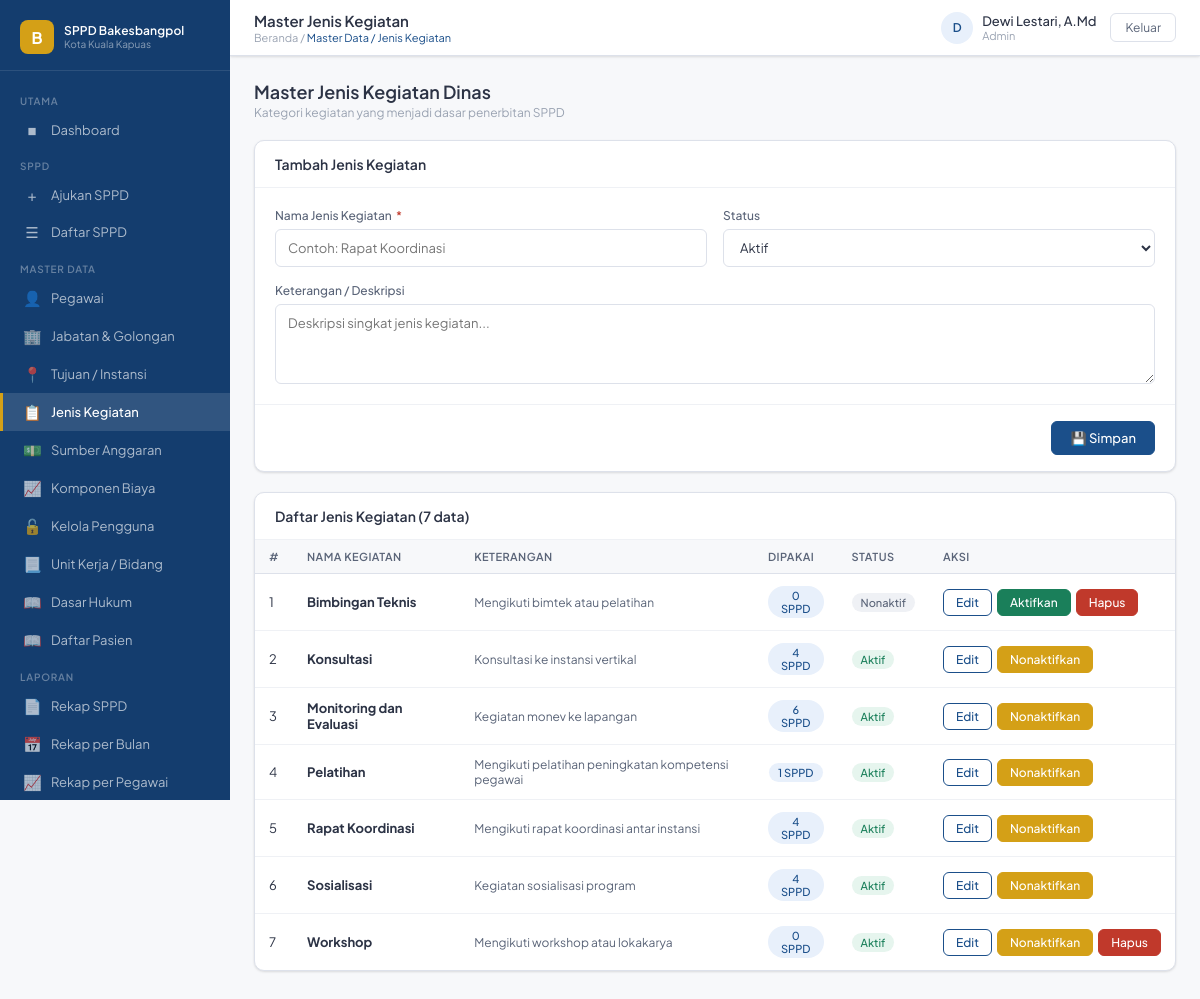
Screenshot of /pages/master/kegiatan.php (signed in) with the database file from the repository.
### tables this page shows
CREATE TABLE `tb_jenis_kegiatan` (
  `id_kegiatan` int(11) NOT NULL,
  `nama_kegiatan` varchar(100) NOT NULL,
  `keterangan` text DEFAULT NULL,
  `status` enum('aktif','nonaktif') NOT NULL DEFAULT 'aktif'
);

### pages/master/kegiatan.php (the view, shortened to what this page needs)
<?php
require_once '../../config/koneksi.php';
require_once '../../includes/header.php';
$edit = null;
$data = $conn->query("
    SELECT
        k.*,
        (
            SELECT COUNT(*)
            FROM tb_sppd
            WHERE id_kegiatan = k.id_kegiatan
        ) AS total_pakai
    FROM tb_jenis_kegiatan k
    ORDER BY k.nama_kegiatan
");
?>
<div class="page-head">
    <div>
        <h2>Master Jenis Kegiatan Dinas</h2>
        <p>Kategori kegiatan yang menjadi dasar penerbitan SPPD</p>
    </div>
</div>
<div class="card">
    <div class="card-header">
        <div class="card-title">
            <?= $edit ? 'Edit' : 'Tambah' ?> Jenis Kegiatan
        </div>
    </div>
    <form method="POST">
        <div class="card-body">
            <div class="form-grid">
                <div class="form-group">
                    <label class="form-label">
                        Nama Jenis Kegiatan
                        <span class="req">*</span>
                    </label>
                    <input
                        class="form-control"
                        name="nama_kegiatan"
                        value="<?= htmlspecialchars($edit['nama_kegiatan'] ?? '') ?>"
                        placeholder="Contoh: Rapat Koordinasi"
                        required
                    >
                </div>
                <div class="form-group">
                    <label class="form-label">
                        Status
                    </label>
                    <select class="form-control" name="status">
                        <option
                            value="aktif"
                            <?= ($edit['status'] ?? 'aktif') === 'aktif' ? 'selected' : '' ?>
                        >
                            Aktif
                        </option>
                    </select>
                </div>
                <div class="form-group full">
                    <label class="form-label">
                        Keterangan / Deskripsi
                    </label>
                    <textarea
                        class="form-control"
                        name="keterangan"
                        rows="2"
                        placeholder="Deskripsi singkat jenis kegiatan..."
                    ><?= htmlspecialchars($edit['keterangan'] ?? '') ?></textarea>
                </div>
            </div>
        </div>
        <div class="form-footer">
            <button
                type="submit"
                class="btn btn-primary"
            >
                &#128190; Simpan
            </button>
        </div>
    </form>
</div>
<div class="card">
    <div class="card-header">
        <div class="card-title">
            Daftar Jenis Kegiatan (<?= $data->num_rows ?> data)
        </div>
    </div>
    <div class="table-wrap">
        <table>
            <thead>
                <tr>
                    <th>#</th>
                    <th>Nama Kegiatan</th>
                    <th>Keterangan</th>
                    <th>Dipakai</th>
                    <th>Status</th>
                    <th>Aksi</th>
                </tr>
            </thead>
            <tbody>
                <?php
                $no = 1;
                while ($r = $data->fetch_assoc()) :
                ?>
                    <tr>
                        <td><?= $no++ ?></td>
                        <td>
                            <strong><?= htmlspecialchars($r['nama_kegiatan']) ?></strong>
                        </td>
                        <td style="color:var(--gray-600); font-size:12px;">
                            <?= htmlspecialchars($r['keterangan'] ?? '-') ?>
                        </td>
                        <td style="text-align:center;">
                            <span class="badge badge-blue">
                                <?= $r['total_pakai'] ?> SPPD
                            </span>
                        </td>
                        <td>
                            <span class="badge <?= $r['status'] === 'aktif' ? 'badge-green' : 'badge-gray' ?>">
                                <?= ucfirst($r['status']) ?>
                            </span>
                        </td>
                        <td>
                            <div style="display:flex; gap:5px;">
                                <a
                                    href="?edit=<?= $r['id_kegiatan'] ?>"
                                    class="btn btn-outline btn-sm"
                                >
                                    Edit
                                </a>
                                <a
                                    href="?toggle=<?= $r['id_kegiatan'] ?>"
                                    class="btn btn-<?= $r['status'] === 'aktif' ? 'warning' : 'success' ?> btn-sm"
                                >
                                    <?= $r['status'] === 'aktif' ? 'Nonaktifkan' : 'Aktifkan' ?>
                                </a>
                                <?php if ($r['total_pakai'] == 0) : ?>
                                    <a
                                        href="?hapus=<?= $r['id_kegiatan'] ?>"
                                        class="btn btn-danger btn-sm"
                                        onclick="return confirm('Hapus?')"
                                    >
                                        Hapus
                                    </a>
                                <?php endif; ?>
                            </div>
                        </td>
                    </tr>
                <?php endwhile; ?>
            </tbody>
        </table>
    </div>
</div>
<?php ob_end_flush(); require_once '../../includes/footer.php'; ?>

### assets/css/style.css (style rules this page uses)
:root { --primary: #1B4F8A; --primary-dk: #143D6E; --primary-lt: #E8F0FB; --accent: #D4A017; --success: #1A7F5A; --success-lt: #E6F5EE; --danger: #C0392B; --danger-lt: #FDECEA; --warning: #B7770D; --warning-lt: #FEF6E4; --gray-50: #F7F8FA; --gray-100: #EFF1F5; --gray-200: #DDE1EA; --gray-400: #9AA3B2; --gray-600: #5A6478; --gray-800: #2C3345; --white: #FFFFFF; --sidebar-w: 230px; --topbar-h: 56px; --radius: 10px; --radius-sm: 6px; --shadow: 0 1px 3px rgba(0,0,0,.08), 0 1px 2px rgba(0,0,0,.05); --shadow-md: 0 4px 12px rgba(0,0,0,.10); --font: 'Plus Jakarta Sans', sans-serif; }
*, *::before, *::after { box-sizing: border-box; margin: 0; padding: 0; }
body { font-family: var(--font); font-size: 14px; color: var(--gray-800); background: var(--gray-50); }
a { text-decoration: none; color: inherit; }
input, select, textarea, button { font-family: var(--font); }
.page-head { display: flex; align-items: center; justify-content: space-between; margin-bottom: 20px; }
.page-head h2 { font-size: 18px; font-weight: 600; color: var(--gray-800); }
.page-head p { font-size: 12px; color: var(--gray-400); margin-top: 2px; }
.card { background: var(--white); border-radius: var(--radius); border: 1px solid var(--gray-200); box-shadow: var(--shadow); margin-bottom: 20px; }
.card-header { padding: 14px 20px; border-bottom: 1px solid var(--gray-100); display: flex; align-items: center; justify-content: space-between; }
.card-title { font-size: 14px; font-weight: 600; color: var(--gray-800); }
.card-body { padding: 20px; }
.btn { display: inline-flex; align-items: center; gap: 6px; padding: 8px 18px; border-radius: var(--radius-sm); font-size: 13px; font-weight: 500; cursor: pointer; border: 1px solid transparent; transition: all .15s; }
.btn-primary { background: var(--primary); color: var(--white); border-color: var(--primary); }
.btn-success { background: var(--success); color: var(--white); border-color: var(--success); }
.btn-danger { background: var(--danger); color: var(--white); border-color: var(--danger); }
.btn-warning { background: var(--accent); color: var(--white); border-color: var(--accent); }
.btn-sm { padding: 5px 12px; font-size: 12px; }
.btn-outline { background: transparent; color: var(--primary); border-color: var(--primary); }
.form-grid { display: grid; grid-template-columns: 1fr 1fr; gap: 16px; }
.form-group { display: flex; flex-direction: column; gap: 6px; }
.form-group.full { grid-column: 1 / -1; }
.form-label { font-size: 12px; font-weight: 500; color: var(--gray-600); }
.form-label .req { color: var(--danger); margin-left: 2px; }
.form-control { height: 38px; border: 1px solid var(--gray-200); border-radius: var(--radius-sm); padding: 0 12px; font-size: 13px; color: var(--gray-800); background: var(--white); transition: border-color .15s; }
textarea.form-control { height: auto; min-height: 80px; padding: 10px 12px; resize: vertical; }
select.form-control { cursor: pointer; }
.form-footer { padding: 16px 20px; border-top: 1px solid var(--gray-100); display: flex; align-items: center; justify-content: flex-end; gap: 10px; }
.table-wrap { overflow-x: auto; }
table { width: 100%; border-collapse: collapse; }
thead tr { background: var(--gray-50); }
th { padding: 10px 14px; font-size: 11px; font-weight: 600; color: var(--gray-600); text-align: left; letter-spacing: .04em; text-transform: uppercase; border-bottom: 1px solid var(--gray-200); white-space: nowrap; }
td { padding: 12px 14px; font-size: 13px; color: var(--gray-800); border-bottom: 1px solid var(--gray-100); vertical-align: middle; }
tr:last-child td { border-bottom: none; }
.badge { display: inline-flex; align-items: center; gap: 4px; padding: 3px 9px; border-radius: 99px; font-size: 11px; font-weight: 500; }
.badge-blue { background: var(--primary-lt); color: var(--primary); }
.badge-green { background: var(--success-lt); color: var(--success); }
.badge-gray { background: var(--gray-100); color: var(--gray-600); }

### rows the page displays
tb_jenis_kegiatan: nama_kegiatan "Bimbingan Teknis", keterangan "Mengikuti bimtek atau pelatihan", total_pakai "0", status "Nonaktif", shows "Aktifkan"
tb_jenis_kegiatan: nama_kegiatan "Konsultasi", keterangan "Konsultasi ke instansi vertikal", total_pakai "4", status "Aktif", shows "Nonaktifkan"
tb_jenis_kegiatan: nama_kegiatan "Monitoring dan Evaluasi", keterangan "Kegiatan monev ke lapangan", total_pakai "6", status "Aktif", shows "Nonaktifkan"
tb_jenis_kegiatan: nama_kegiatan "Pelatihan", keterangan "Mengikuti pelatihan peningkatan kompetensi pegawai", total_pakai "1", status "Aktif", shows "Nonaktifkan"
tb_jenis_kegiatan: nama_kegiatan "Rapat Koordinasi", keterangan "Mengikuti rapat koordinasi antar instansi", total_pakai "4", status "Aktif", shows "Nonaktifkan"
tb_jenis_kegiatan: nama_kegiatan "Sosialisasi", keterangan "Kegiatan sosialisasi program", total_pakai "4", status "Aktif", shows "Nonaktifkan"
tb_jenis_kegiatan: nama_kegiatan "Workshop", keterangan "Mengikuti workshop atau lokakarya", total_pakai "0", status "Aktif", shows "Nonaktifkan"

### other values shown
$halaman "Master Jenis Kegiatan"
$sub_judul "Master Data / Jenis Kegiatan"
$inisial "D"
$nama "Dewi Lestari, A.Md"
$role "Admin"
$data->num_rows "7"
